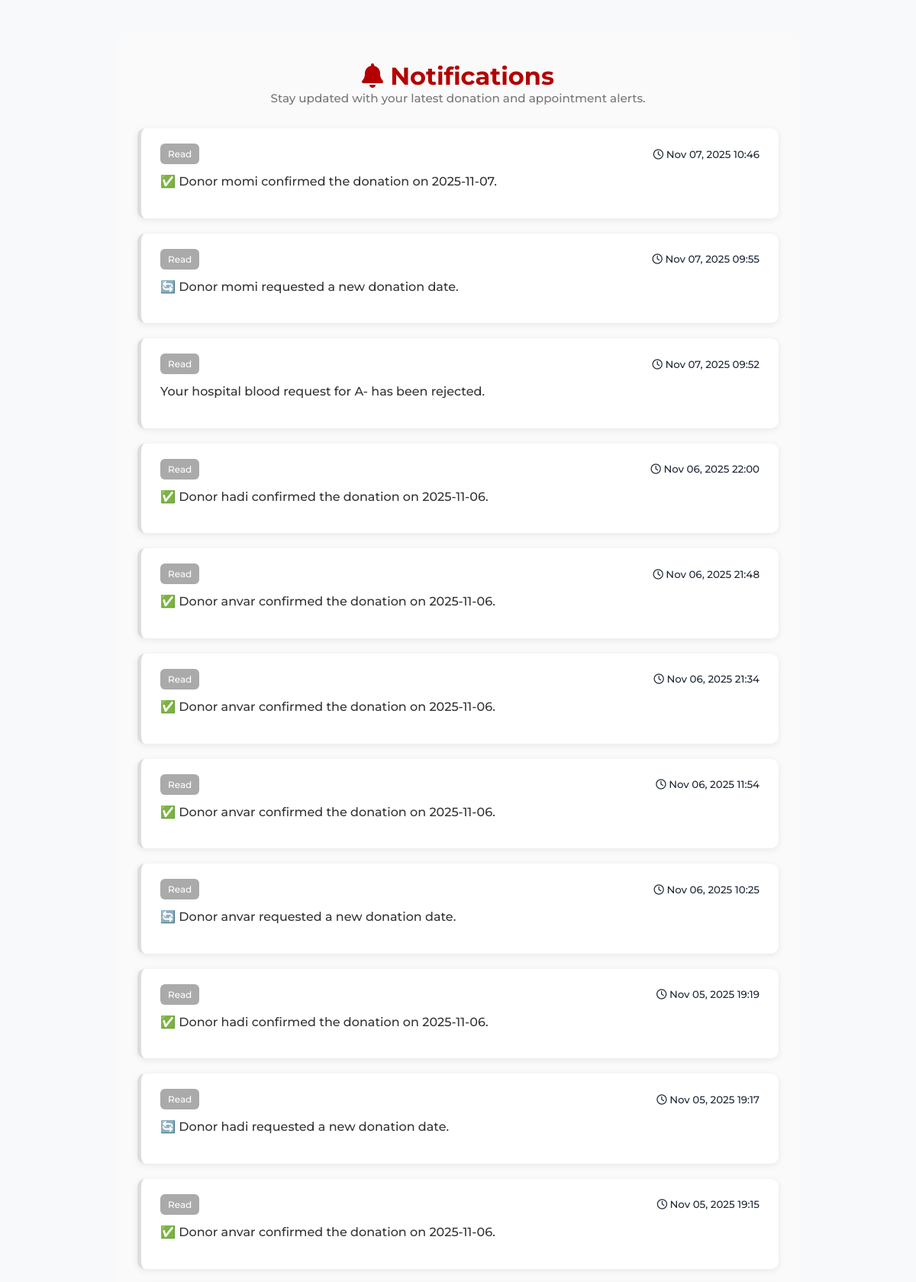
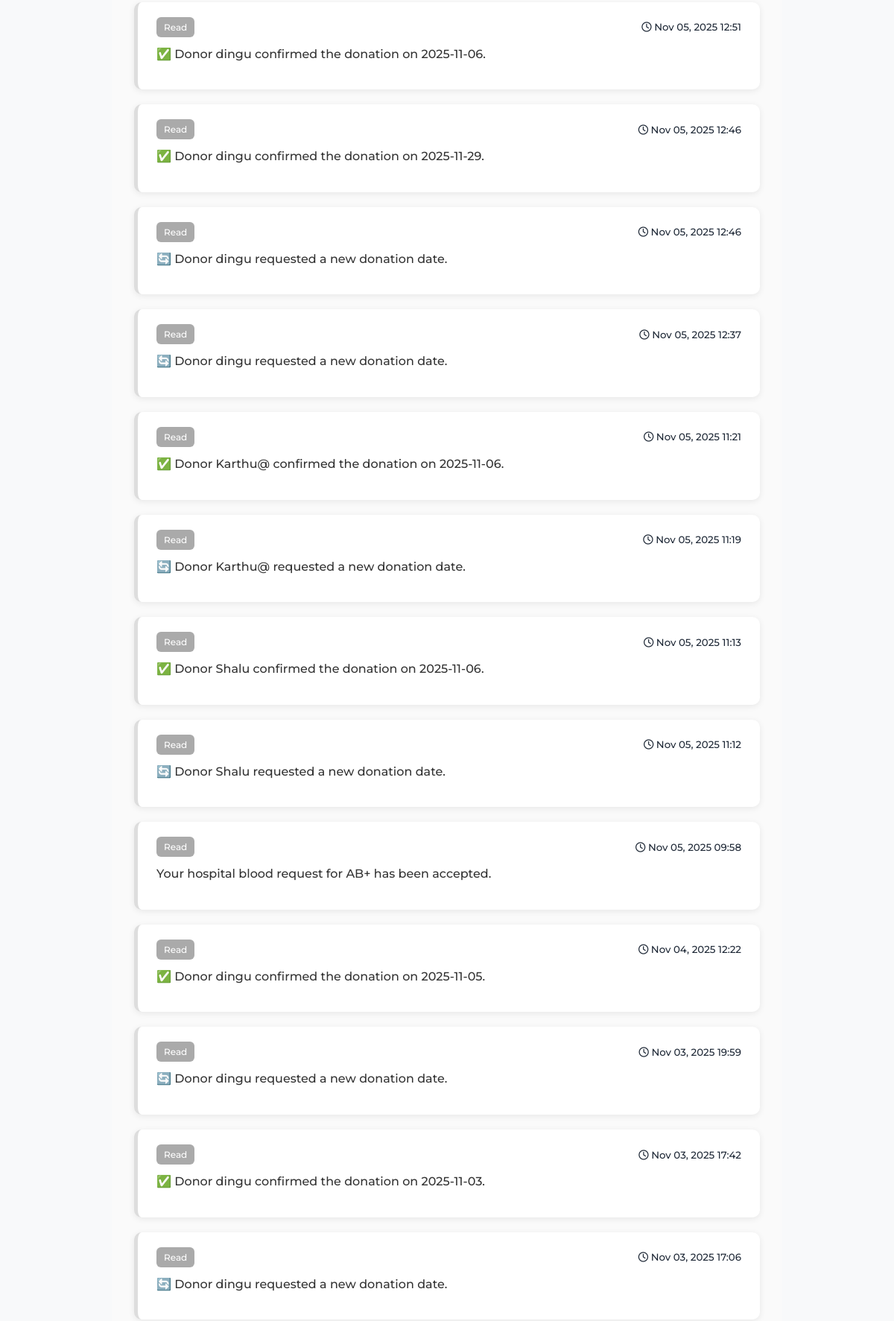
The app's page /view_notifications/ (signed in, upper part) with its own data (2 pictures, top to bottom).
### blood_bank_app/models.py (models this page shows, shortened)
class Notification(models.Model):
    sender = models.ForeignKey(
        User, on_delete=models.CASCADE, related_name='sent_notifications', null=True, blank=True
    )
    user = models.ForeignKey(
        User, on_delete=models.CASCADE, related_name='notifications'  # receiver (hospital)
    )
    message = models.TextField()
    is_read = models.BooleanField(default=False)
    created_at = models.DateTimeField(auto_now_add=True)
    appointment = models.ForeignKey(
        'Appointment',
        on_delete=models.CASCADE,
        null=True, blank=True,
        related_name='notifications'
    )

### blood_bank_app/views.py (the view)
# urls.py: path('view_notifications/', views.view_notifications_donor, name='view_notifications_donor'),
@login_required
def view_notifications_donor(request):
    notifications = Notification.objects.filter(user=request.user).order_by('-created_at')
    unread_notifications = notifications.filter(is_read=False)
    if unread_notifications.exists():
        unread_notifications.update(is_read=True)
    return render(request, 'donor/view_notifications.html', {'notifications': notifications})

### blood_bank_app/templates/donor/view_notifications.html (shortened to what this page needs)
{% extends 'master.html' %}
{% block content %}
<div class="notifications-wrapper">
  <div class="notifications-header">
    <h2><i class="fa-solid fa-bell"></i> Notifications</h2>
    <p class="subtitle">Stay updated with your latest donation and appointment alerts.</p>
  </div>
  {% if notifications %}
    <ul class="notifications-list">
      {% for notification in notifications %}
        <li class="notification-card {% if notification.is_read %}read{% else %}unread{% endif %}">
          <div class="notification-content">
            <div class="notification-header">
              <span class="badge {% if notification.is_read %}bg-secondary{% else %}bg-primary{% endif %}">
                {% if notification.is_read %}Read{% else %}New{% endif %}
              </span>
              <small class="text-muted">
                <i class="fa-regular fa-clock"></i> {{ notification.created_at|date:"M d, Y H:i" }}
              </small>
            </div>
            <p class="message">{{ notification.message }}</p>
          </div>
        </li>
      {% endfor %}
    </ul>
  {% else %}
    <div class="no-notifications text-center">
      <i class="fa-regular fa-bell-slash fa-3x text-muted"></i>
      <p class="mt-3 text-muted">You have no notifications yet.</p>
    </div>
  {% endif %}
</div>
{% endblock %}

### blood_bank_app/static/css/index.css (style rules this page uses)
body { margin: 0; font-family: Arial, sans-serif; background-color: #fff5f5; color: #333; }
html { scroll-behavior: smooth; }

### blood_bank_app/static/css/admin_dashboard.css (style rules this page uses)
:root { --primary: #e63946; --primary-dark: #b91c1c; --background: #f8f9fa; --surface: #ffffff; --text-dark: #1f2937; --text-light: #6b7280; --border: #e5e7eb; --shadow: rgba(0, 0, 0, 0.08); }
* { margin: 0; padding: 0; box-sizing: border-box; font-family: "Montserrat"; font-weight: 500; }
body { background-color: var(--background); color: var(--text-dark); overflow-x: hidden; }

### blood_bank_app/templates/donor/view_notifications.html (style rules this page uses)
.notifications-wrapper { max-width: 900px; margin: 50px auto; background-color: #fafafa; padding: 30px; border-radius: 12px; font-family: 'Poppins', sans-serif; }
.notifications-header { text-align: center; margin-bottom: 30px; }
.notifications-header h2 { color: #b30000; font-weight: 700; font-size: 2rem; }
.notifications-header .subtitle { color: #777; font-size: 0.95rem; }
.notifications-list { list-style: none; padding: 0; margin: 0; }
.notification-card { background-color: #fff; border-radius: 10px; box-shadow: 0 2px 8px rgba(0,0,0,0.08); margin-bottom: 20px; padding: 20px 25px; transition: 0.3s ease; border-left: 5px solid transparent; }
.notification-card.read { border-left-color: #ddd; background-color: #fff; }
.notification-header { display: flex; justify-content: space-between; align-items: center; margin-bottom: 10px; }
.notification-header .badge { font-size: 0.75rem; padding: 6px 10px; border-radius: 6px; }
.bg-secondary { background-color: #aaa !important; color: white; }
.message { font-size: 1rem; color: #333; margin-bottom: 15px; line-height: 1.6; }

### records on screen
Notification: is_read "Read", created_at "Nov 07, 2025 10:46", message "✅ Donor momi confirmed the donation on 2025-11-07."
Notification: is_read "Read", created_at "Nov 07, 2025 09:55", message "🔄 Donor momi requested a new donation date."
Notification: is_read "Read", created_at "Nov 07, 2025 09:52", message "Your hospital blood request for A- has been rejected."
Notification: is_read "Read", created_at "Nov 06, 2025 22:00", message "✅ Donor hadi confirmed the donation on 2025-11-06."
Notification: is_read "Read", created_at "Nov 06, 2025 21:48", message "✅ Donor anvar confirmed the donation on 2025-11-06."
Notification: is_read "Read", created_at "Nov 06, 2025 21:34", message "✅ Donor anvar confirmed the donation on 2025-11-06."
Notification: is_read "Read", created_at "Nov 06, 2025 11:54", message "✅ Donor anvar confirmed the donation on 2025-11-06."
Notification: is_read "Read", created_at "Nov 06, 2025 10:25", message "🔄 Donor anvar requested a new donation date."
Notification: is_read "Read", created_at "Nov 05, 2025 19:19", message "✅ Donor hadi confirmed the donation on 2025-11-06."
Notification: is_read "Read", created_at "Nov 05, 2025 19:17", message "🔄 Donor hadi requested a new donation date."
Notification: is_read "Read", created_at "Nov 05, 2025 19:15", message "✅ Donor anvar confirmed the donation on 2025-11-06."
Notification: is_read "Read", created_at "Nov 05, 2025 12:51", message "✅ Donor dingu confirmed the donation on 2025-11-06."
Notification: is_read "Read", created_at "Nov 05, 2025 12:46", message "✅ Donor dingu confirmed the donation on 2025-11-29."
Notification: is_read "Read", created_at "Nov 05, 2025 12:46", message "🔄 Donor dingu requested a new donation date."
Notification: is_read "Read", created_at "Nov 05, 2025 12:37", message "🔄 Donor dingu requested a new donation date."
Notification: is_read "Read", created_at "Nov 05, 2025 11:21", message "✅ Donor Karthu@ confirmed the donation on 2025-11-06."
Notification: is_read "Read", created_at "Nov 05, 2025 11:19", message "🔄 Donor Karthu@ requested a new donation date."
Notification: is_read "Read", created_at "Nov 05, 2025 11:13", message "✅ Donor Shalu confirmed the donation on 2025-11-06."
Notification: is_read "Read", created_at "Nov 05, 2025 11:12", message "🔄 Donor Shalu requested a new donation date."
Notification: is_read "Read", created_at "Nov 05, 2025 09:58", message "Your hospital blood request for AB+ has been accepted."
Notification: is_read "Read", created_at "Nov 04, 2025 12:22", message "✅ Donor dingu confirmed the donation on 2025-11-05."
Notification: is_read "Read", created_at "Nov 03, 2025 19:59", message "🔄 Donor dingu requested a new donation date."
Notification: is_read "Read", created_at "Nov 03, 2025 17:42", message "✅ Donor dingu confirmed the donation on 2025-11-03."
Notification: is_read "Read", created_at "Nov 03, 2025 17:06", message "🔄 Donor dingu requested a new donation date."
